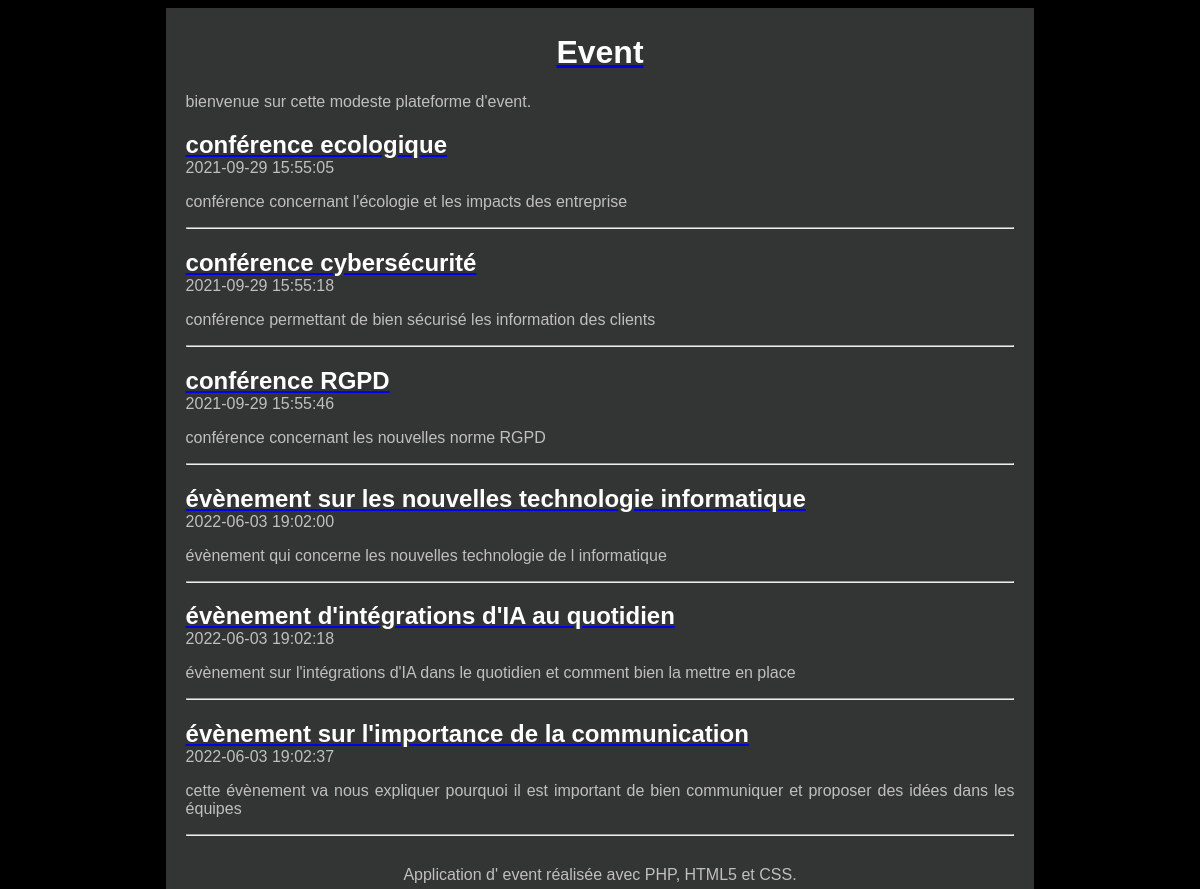
The page / on the database its author committed.
### tables this page shows
CREATE TABLE `T_EVENT` (
  `EVENT_ID` int NOT NULL,
  `EVENT_DATE` datetime NOT NULL,
  `EVENT_TITRE` varchar(100) NOT NULL,
  `EVENT_CONTENU` varchar(400) NOT NULL
);

### html/Controleur/ControleurAccueil.php (called while the page is built)
<?php
require_once __DIR__.'/../Modele/Event.php';
require_once __DIR__.'/../Vue/Vue.php';
class ControleurAccueil {
    private $event;
    public function __construct() {
        $this->event = new Event();
    }
    public function accueil() {
        $events = $this->event->getEvents();
        $vue = new Vue("Accueil");
        $vue->generer(array('events' => $events));
    }
}

### html/Modele/Event.php (called while the page is built, shortened)
<?php
require_once __DIR__.'/Modele.php';
class Event extends Modele {
    public function getEvents() {
        $sql = 'select EVENT_ID as id,EVENT_DATE as date,'
                . ' EVENT_TITRE as titre, EVENT_CONTENU as contenu from T_EVENT';
        $events = $this->executerRequete($sql);
        return $events;
    }
}

### html/Modele/Modele.php (called while the page is built)
<?php
abstract class Modele {
    private $bdd;
    protected function executerRequete($sql, $params = null) {
        if ($params == null) {
            $resultat = $this->getBdd()->query($sql);
        }
        else {
            $resultat = $this->getBdd()->prepare($sql);
            $resultat->execute($params);
        }
        return $resultat;
    }
    private function getBdd() {
        if ($this->bdd == null) {
            $this->bdd = new PDO('mysql:host=mysql;dbname=Event;charset=utf8',
                    'root', 'root',
                    array(PDO::ATTR_ERRMODE => PDO::ERRMODE_EXCEPTION));
        }
        return $this->bdd;
    }
}

### html/index.php (called while the page is built)
<?php
require __DIR__.'/Controleur/Routeur.php';
$routeur = new Routeur();
$routeur->routerRequete();

### html/Vue/vueAccueil.php (the view)
<?php $this->titre = "Event"; ?>
<?php foreach ($events as $event):
    ?>
    <article>
        <header>
            <a href="<?= "index.php?action=event&id=" . $event['id'] ?>">
                <h1 class="titreEvent"><?= $event['titre'] ?></h1>
            </a>
            <time><?= $event['date'] ?></time>
        </header>
        <p><?= $event['contenu'] ?></p>
    </article>
    <hr />
<?php endforeach; ?>

### html/Vue/gabarit.php (shortened to what this page needs)
<!doctype html>
<html lang="fr">
    <head>
        <link rel="stylesheet" href="Contenu/style.css" />
    </head>
    <body>
        <div id="global">
            <header>
                <a href="index.php"><h1 id="titreEvent">Event</h1></a>
                <p> bienvenue sur cette modeste plateforme d'event.</p>
            </header>
            <div id="contenu">
                <?= $contenu ?>
            </div>
            <footer id="piedEvent">
                Application d' event réalisée avec PHP, HTML5 et CSS.
            </footer>
        </div>
    </body>
</html>

### html/Controleur/Routeur.php (shortened to what this page needs)
<?php
require_once __DIR__.'/ControleurAccueil.php';
require_once __DIR__.'/../Vue/Vue.php';
class Routeur {
    private $ctrlAccueil;
    private $ctrlEvent;
    public function __construct() {
        $this->ctrlAccueil = new ControleurAccueil();
        $this->ctrlEvent = new ControleurEvent();
    }
    public function routerRequete() {
        try {
            if (isset($_GET['action'])) {
                if ($_GET['action'] == 'event') {
                    $idEvent = intval($this->getParametre($_GET, 'id'));
                    if ($idEvent != 0) {
                        $this->ctrlEvent->event($idEvent);
                    }
                    else
                        throw new Exception("Identifiant de event non valide");
                }
                else if ($_GET['action'] == 'commenter') {
                    $auteur = $this->getParametre($_POST, 'auteur');
                    $contenu = $this->getParametre($_POST, 'contenu');
                    $idEvent = $this->getParametre($_POST, 'id');
                    $this->ctrlEvent->commenter($auteur, $contenu, $idEvent);
                }
                else
                    throw new Exception("Action non valide");
            }
            else {
                $this->ctrlAccueil->accueil();
            }
        }
        catch (Exception $e) {
            $this->erreur($e->getMessage());
        }
    }
}

### html/Vue/Vue.php (shortened to what this page needs)
<?php
class Vue {
    private $fichier;
    private $titre;
    public function __construct($action) {
        $this->fichier = "Vue/vue" . $action . ".php";
    }
    public function generer($donnees) {
        $contenu = $this->genererFichier($this->fichier, $donnees);
        $vue = $this->genererFichier('Vue/gabarit.php',
                array('titre' => $this->titre, 'contenu' => $contenu));
        echo $vue;
    }
    private function genererFichier($fichier, $donnees) {
        if (file_exists($fichier)) {
            extract($donnees);
            require $fichier;
            return ob_get_clean();
        }
        else {
            throw new Exception("Fichier '$fichier' introuvable");
        }
    }
}

### html/Contenu/style.css (style rules this page uses)
html, body { height: 100%; }
body { color: #bfbfbf; background: black; font-family: 'Futura-Medium', 'Futura', 'Trebuchet MS', sans-serif; }
h1 { color: white; }
.titreEvent { margin-bottom : 0px; }
#global { min-height: 100%; background: #333534; width: 70%; margin: auto; text-align: justify; padding: 5px 20px; }
#contenu { margin-bottom : 30px; }
#titreEvent, #piedEvent { text-align: center; }

### rows shown on the page
t_event: EVENT_TITRE "conférence ecologique", EVENT_DATE "2021-09-29 15:55:05", EVENT_CONTENU "conférence concernant l'écologie et les impacts des entreprise"
t_event: EVENT_TITRE "conférence cybersécurité", EVENT_DATE "2021-09-29 15:55:18", EVENT_CONTENU "conférence permettant de bien sécurisé les information des clients"
t_event: EVENT_TITRE "conférence RGPD", EVENT_DATE "2021-09-29 15:55:46", EVENT_CONTENU "conférence concernant les nouvelles norme RGPD"
t_event: EVENT_TITRE "évènement sur les nouvelles technologie informatique", EVENT_DATE "2022-06-03 19:02:00", EVENT_CONTENU "évènement qui concerne les nouvelles technologie de l informatique"
t_event: EVENT_TITRE "évènement d'intégrations d'IA au quotidien", EVENT_DATE "2022-06-03 19:02:18", EVENT_CONTENU "évènement sur l'intégrations d'IA dans le quotidien et comment bien la mettre en place"
t_event: EVENT_TITRE "évènement sur l'importance de la communication", EVENT_DATE "2022-06-03 19:02:37", EVENT_CONTENU "cette évènement va nous expliquer pourquoi il est important de bien communiquer et proposer des idées dans les équipes"
